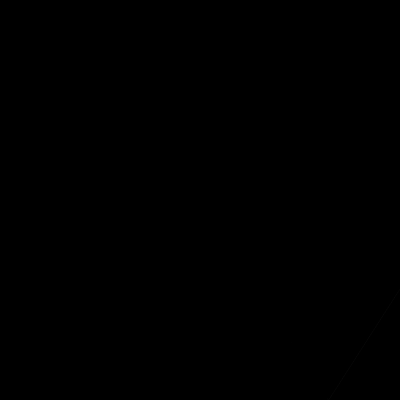
Frame 1 (no input)
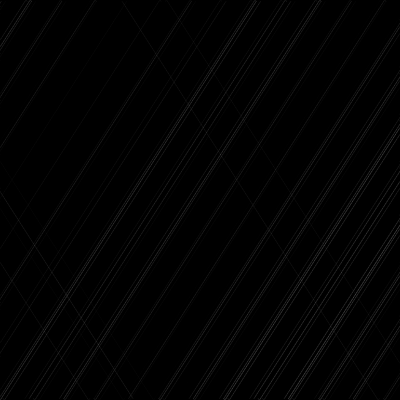
Frame 60 (no input)
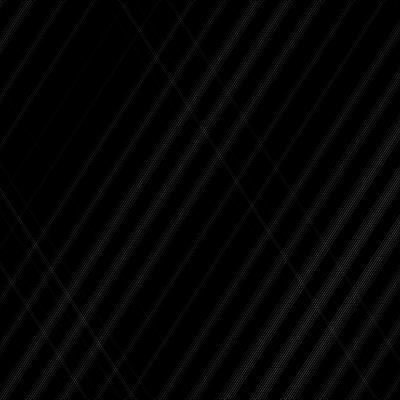
Frame 120 (the mouse pressed at the canvas centre since frame 60)

The p5.js sketch that drew these frames (run headless with seeded random() and noise() and a simulated clock; from frame 60 on, the mouse is pressed at the canvas centre):

// p5.js sketch
// ── sketch.js
ray = 0;   // createVector(width/2, height/2)
rayDir   = 1;
raySpeed = 2;

function setup() {
  createCanvas(400, 400);
  background(0);
  
  ray = createVector(width/2, height/2);
}


function draw() {
  // background(220);
  
  for (let i = 0; i < 400; i ++) {
  
  rayVel = createVector(
    cos(rayDir) * raySpeed, sin(rayDir) * raySpeed
  );
  
  prevPos = createVector(ray.x, ray.y);
  ray.add(rayVel);
  
  // collisions
  if (ray.x > width) {
    rayDir = calculateBounceDir(PI);
  }
  else if (ray.x < 0) {
    rayDir = calculateBounceDir(-PI);
  }
  
  if (ray.y > height) {
    rayDir = calculateBounceDir(TWO_PI);
  }
  
  if (ray.y < 0) {
    rayDir = calculateBounceDir(-TWO_PI);
  }
  
  // rendering
  push();
    stroke(255, 255, 255, rayDir)
    strokeWeight(1)
    line(prevPos.x, prevPos.y, ray.x, ray.y);
  pop();
  
  // offset
  rayDir += 0.000000001;
  }
}

function calculateBounceDir(normal) {
  // difference between normal and dir
  normalDif = normal - rayDir;
  
  return normalDif;
}
